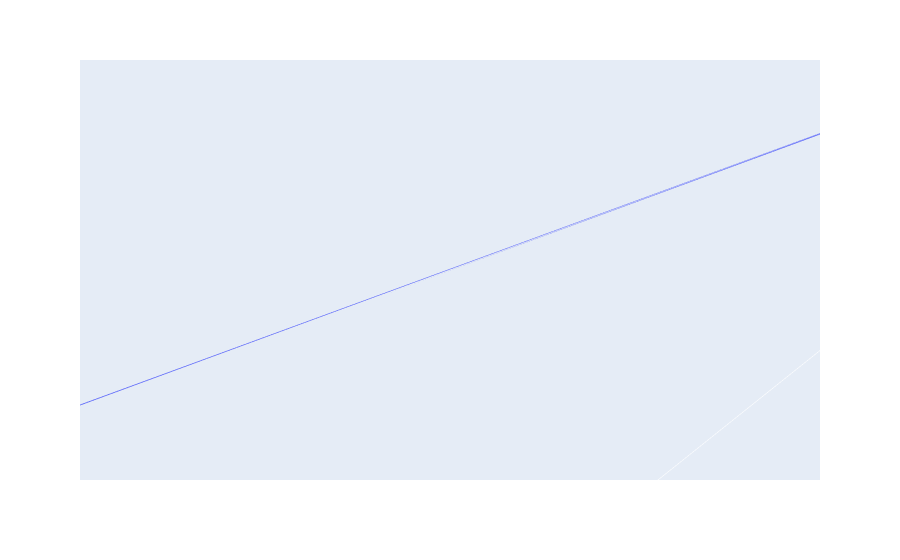

Notebook source saved alongside this figure:
### Code cell
import pandas as pd
import plotly.express as px

df = pd.read_csv(r"data\csv\centerline.csv")

fig = px.line_3d(df, x="x", y="y", z="z", markers=True)

fig.update_layout(
    scene_aspectmode="data",
    scene_camera=dict(
        center=dict(x=0, y=0, z=0),
        eye=dict(x=1.0, y=1.0, z=0.6)
    )
)

fig.show()

### Figure 1 — Plotly figure (JSON) as saved in the notebook; plotly's stock layout.template omitted (floating-point values rounded to 4 significant figures; data arrays with more than 128 entries replaced by an {"elided": "..."} marker saying what was removed)
{"data": [{"hovertemplate": "x=%{x}<br>y=%{y}<br>z=%{z}<extra></extra>", "legendgroup": "", "line": {"color": "#636efa", "dash": "solid"}, "marker": {"symbol": "circle"}, "mode": "lines+markers", "name": "", "scene": "scene", "showlegend": false, "type": "scatter3d", "x": {"elided": "150 float values"}, "y": {"elided": "150 float values"}, "z": {"elided": "150 float values"}}], "layout": {"legend": {"tracegroupgap": 0}, "margin": {"t": 60}, "scene": {"aspectmode": "data", "camera": {"center": {"x": 0, "y": 0, "z": 0}, "eye": {"x": 1, "y": 1, "z": 0.6}}, "domain": {"x": [0, 1], "y": [0, 1]}, "xaxis": {"title": {"text": "x"}}, "yaxis": {"title": {"text": "y"}}, "zaxis": {"title": {"text": "z"}}}}}
